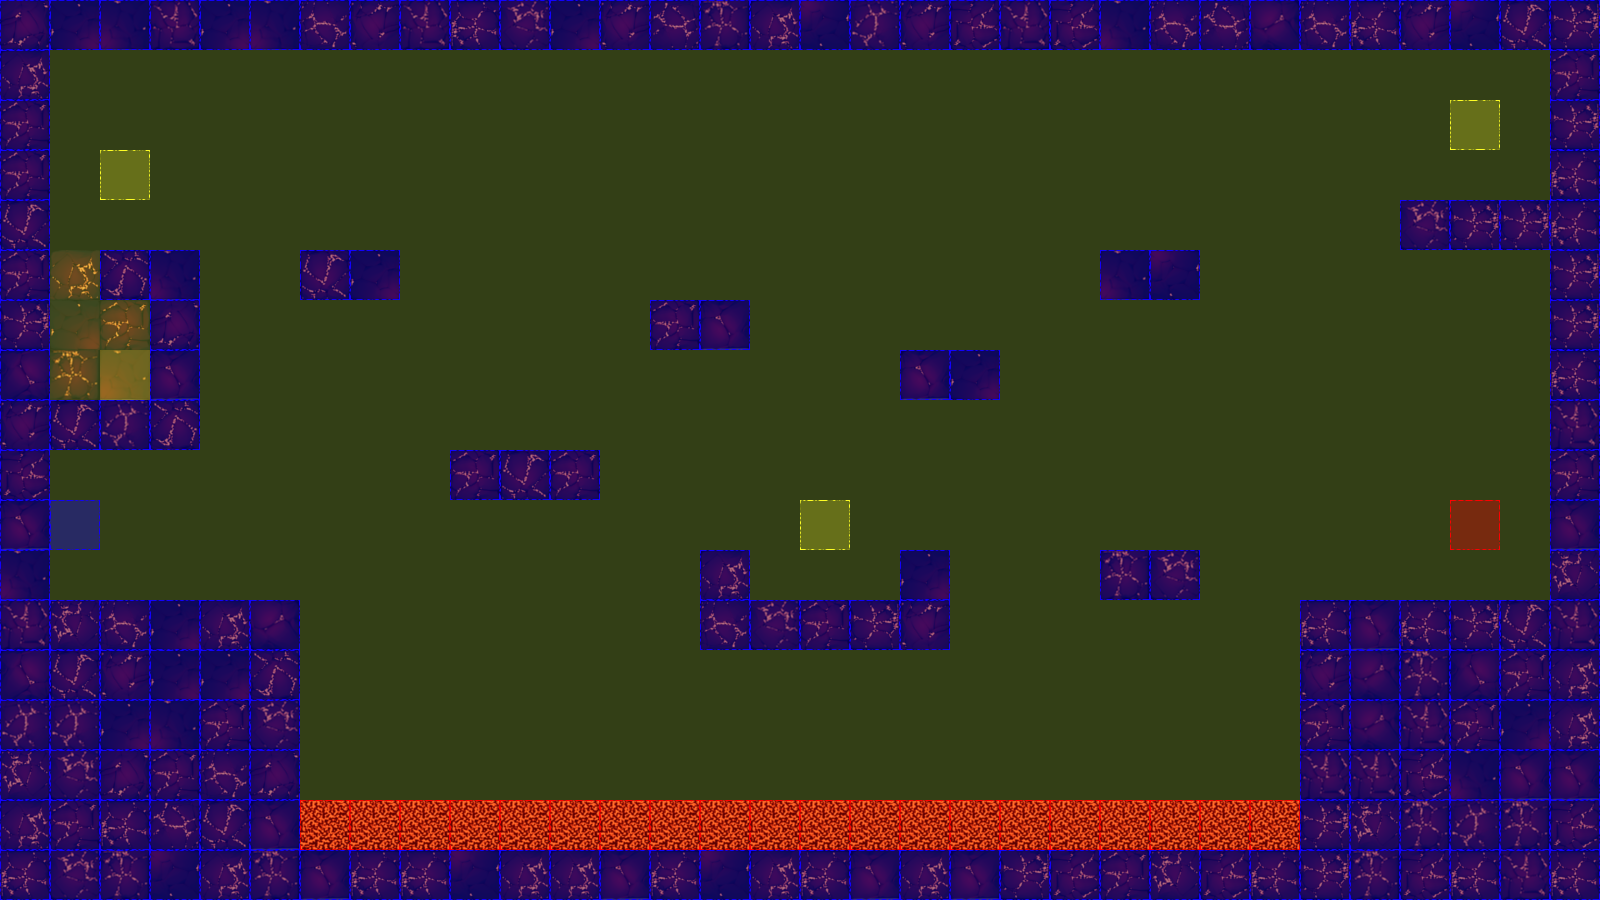

This is a level from a 2D game, rendered from its Tiled map with the project's own tilesets. A one-line summary and the map file follow, with tile-layer data summarised:
An orthogonal 32x18 tile map with 50x50 px tiles, 3 tile layers (terrain, collision, event), 2 tilesets.

<map version="1.0" orientation="orthogonal" renderorder="left-up" width="32" height="18" tilewidth="50" tileheight="50" nextobjectid="3">
 <tileset firstgid="1" name="dungeonTile.png" tilewidth="50" tileheight="50" tilecount="64" columns="8">
  <image source="tiles/dungeonTile.png" width="400" height="400" />
 </tileset>
 <tileset firstgid="65" name="collisionTile" tilewidth="50" tileheight="50" tilecount="12" columns="3">
  <image source="tiles/collisionTile.png" width="150" height="200" />
 </tileset>
 <layer name="terrain" width="32" height="18">
  <data>[576 cells, 212 non-empty, 24 distinct tile ids]</data>
 </layer>
 <layer name="collision" width="32" height="18">
  <data>[576 cells, 576 non-empty, 3 distinct tile ids]</data>
 </layer>
 <layer name="event" width="32" height="18">
  <data>[576 cells, 6 non-empty, 4 distinct tile ids]</data>
 </layer>
</map>
